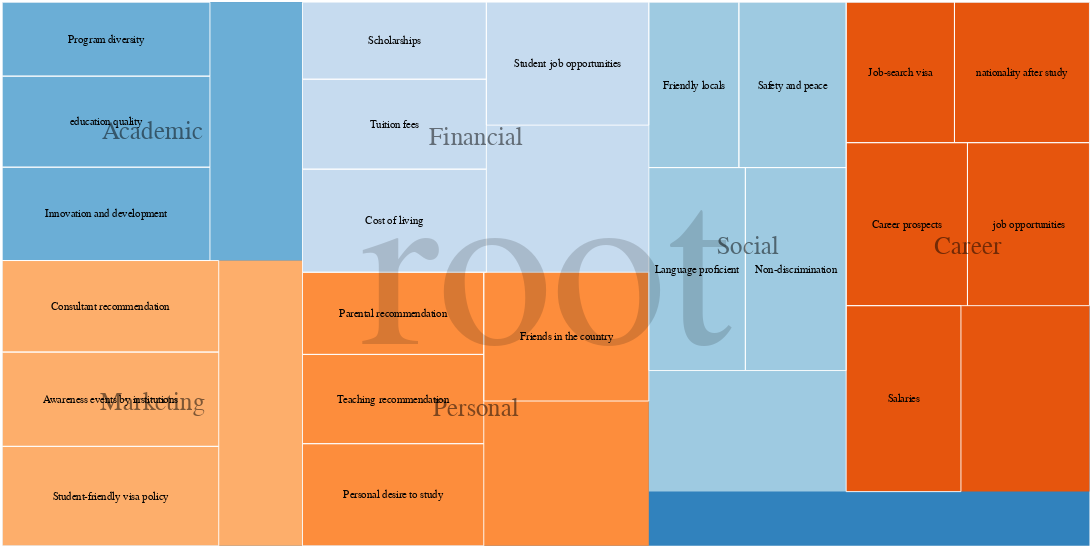

Vega-Lite specification for this chart:
### Vega specification from a JSON file in a GitHub repository (floating-point values rounded to 4 significant figures)
{"$schema": "https://vega.github.io/schema/vega/v5.json", "description": "Factors Affecting Students' Country Selection", "width": 1200, "height": 600, "padding": 2.5, "autosize": "none", "data": [{"name": "tree", "values": [{"id": "root", "parent": "", "value": 1, "x0": 0, "y0": 0, "x1": 1200, "y1": 600, "depth": 0, "children": 6}, {"id": "Academic", "parent": "root", "value": 1, "x0": 0, "y0": 0, "x1": 331.4, "y1": 285.1, "depth": 1, "children": 3}, {"id": "education quality", "parent": "Academic", "value": 0.791, "score": 0.791, "x0": 0, "y0": 81.56, "x1": 229.2, "y1": 182.0, "depth": 2, "children": 0}, {"id": "Innovation and development", "parent": "Academic", "value": 0.811, "score": 0.811, "x0": 0, "y0": 182.0, "x1": 229.2, "y1": 285.1, "depth": 2, "children": 0}, {"id": "Program diversity", "parent": "Academic", "value": 0.642, "score": 0.642, "x0": 0, "y0": 0, "x1": 229.2, "y1": 81.56, "depth": 2, "children": 0}, {"id": "Social", "parent": "root", "value": 1, "x0": 713.6, "y0": 0, "x1": 931.5, "y1": 540.1, "depth": 1, "children": 4}, {"id": "Non-discrimination", "parent": "Social", "value": 0.856, "score": 0.856, "x0": 820.2, "y0": 182.4, "x1": 931.5, "y1": 406.5, "depth": 2, "children": 0}, {"id": "Safety and peace", "parent": "Social", "value": 0.742, "score": 0.742, "x0": 813.0, "y0": 0, "x1": 931.5, "y1": 182.4, "depth": 2, "children": 0}, {"id": "Language proficient", "parent": "Social", "value": 0.82, "score": 0.82, "x0": 713.6, "y0": 182.4, "x1": 820.2, "y1": 406.5, "depth": 2, "children": 0}, {"id": "Friendly locals", "parent": "Social", "value": 0.623, "score": 0.623, "x0": 713.6, "y0": 0, "x1": 813.0, "y1": 182.4, "depth": 2, "children": 0}, {"id": "Financial", "parent": "root", "value": 1, "x0": 331.4, "y0": 0, "x1": 713.6, "y1": 298.0, "depth": 1, "children": 4}, {"id": "Cost of living", "parent": "Financial", "value": 0.793, "score": 0.793, "x0": 331.4, "y0": 184.2, "x1": 534.3, "y1": 298.0, "depth": 2, "children": 0}, {"id": "Student job opportunities", "parent": "Financial", "value": 0.835, "score": 0.835, "x0": 534.3, "y0": 0, "x1": 713.6, "y1": 135.6, "depth": 2, "children": 0}, {"id": "Tuition fees", "parent": "Financial", "value": 0.692, "score": 0.692, "x0": 331.4, "y0": 84.94, "x1": 534.3, "y1": 184.2, "depth": 2, "children": 0}, {"id": "Scholarships", "parent": "Financial", "value": 0.592, "score": 0.592, "x0": 331.4, "y0": 0, "x1": 534.3, "y1": 84.94, "depth": 2, "children": 0}, {"id": "Career", "parent": "root", "value": 1, "x0": 931.5, "y0": 0, "x1": 1200, "y1": 540.1, "depth": 1, "children": 5}, {"id": "job opportunities", "parent": "Career", "value": 0.832, "score": 0.832, "x0": 1065.0, "y0": 155.0, "x1": 1200, "y1": 334.9, "depth": 2, "children": 0}, {"id": "Salaries", "parent": "Career", "value": 0.893, "score": 0.893, "x0": 931.5, "y0": 334.9, "x1": 1058.0, "y1": 540.1, "depth": 2, "children": 0}, {"id": "Career prospects", "parent": "Career", "value": 0.827, "score": 0.827, "x0": 931.5, "y0": 155.0, "x1": 1065.0, "y1": 334.9, "depth": 2, "children": 0}, {"id": "Job-search visa", "parent": "Career", "value": 0.636, "score": 0.636, "x0": 931.5, "y0": 0, "x1": 1051.0, "y1": 155.0, "depth": 2, "children": 0}, {"id": "nationality after study", "parent": "Career", "value": 0.793, "score": 0.793, "x0": 1051.0, "y0": 0, "x1": 1200, "y1": 155.0, "depth": 2, "children": 0}, {"id": "Personal", "parent": "root", "value": 1, "x0": 331.4, "y0": 298.0, "x1": 713.6, "y1": 600, "depth": 1, "children": 4}, {"id": "Friends in the country", "parent": "Personal", "value": 0.889, "score": 0.889, "x0": 531.5, "y0": 298.0, "x1": 713.6, "y1": 440.1, "depth": 2, "children": 0}, {"id": "Teaching recommendation", "parent": "Personal", "value": 0.677, "score": 0.677, "x0": 331.4, "y0": 388.7, "x1": 531.5, "y1": 487.2, "depth": 2, "children": 0}, {"id": "Parental recommendation", "parent": "Personal", "value": 0.623, "score": 0.623, "x0": 331.4, "y0": 298.0, "x1": 531.5, "y1": 388.7, "depth": 2, "children": 0}, {"id": "Personal desire to study", "parent": "Personal", "value": 0.775, "score": 0.775, "x0": 331.4, "y0": 487.2, "x1": 531.5, "y1": 600, "depth": 2, "children": 0}, {"id": "Marketing", "parent": "root", "value": 1, "x0": 0, "y0": 285.1, "x1": 331.4, "y1": 600, "depth": 1, "children": 3}, {"id": "Student-friendly visa policy", "parent": "Marketing", "value": 0.901, "score": 0.901, "x0": 0, "y0": 490.2, "x1": 238.9, "y1": 600.0, "depth": 2, "children": 0}, {"id": "Consultant recommendation", "parent": "Marketing", "value": 0.829, "score": 0.829, "x0": 0, "y0": 285.1, "x1": 238.9, "y1": 386.1, "depth": 2, "children": 0}, {"id": "Awareness events by institutions", "parent": "Marketing", "value": 0.854, "score": 0.854, "x0": 0, "y0": 386.1, "x1": 238.9, "y1": 490.2, "depth": 2, "children": 0}], "transform": [{"type": "stratify", "key": "id", "parentKey": "parent"}, {"type": "treemap", "field": "value", "sort": {"field": "value"}, "size": [{"signal": "width"}, {"signal": "height"}]}]}, {"name": "nodes", "source": "tree", "transform": [{"type": "filter", "expr": "datum.children"}]}, {"name": "leaves", "source": "tree", "transform": [{"type": "filter", "expr": "!datum.children"}]}], "scales": [{"name": "color", "type": "ordinal", "domain": {"data": "nodes", "field": "id"}, "range": ["#3182bd", "#6baed6", "#9ecae1", "#c6dbef", "#e6550d", "#fd8d3c", "#fdae6b", "#fdd0a2", "#31a354", "#74c476", "#a1d99b", "#c7e9c0", "#756bb1", "#9e9ac8", "#bcbddc", "#dadaeb", "#636363", "#969696", "#bdbdbd", "#d9d9d9"]}, {"name": "size", "type": "ordinal", "domain": [0, 1, 2, 3], "range": [256, 28, 20, 14]}, {"name": "opacity", "type": "ordinal", "domain": [0, 1, 2, 3], "range": [0.15, 0.5, 0.8, 1]}], "marks": [{"type": "rect", "from": {"data": "nodes"}, "interactive": false, "encode": {"enter": {"fill": {"scale": "color", "field": "id"}}, "update": {"x": {"field": "x0"}, "y": {"field": "y0"}, "x2": {"field": "x1"}, "y2": {"field": "y1"}}}}, {"type": "rect", "from": {"data": "leaves"}, "encode": {"enter": {"stroke": {"value": "#fff"}}, "update": {"x": {"field": "x0"}, "y": {"field": "y0"}, "x2": {"field": "x1"}, "y2": {"field": "y1"}, "fill": {"value": "transparent"}}, "hover": {"fill": {"value": "red"}}}}, {"type": "text", "from": {"data": "nodes"}, "interactive": false, "encode": {"enter": {"font": {"value": "Helvetica Neue, Arial"}, "align": {"value": "center"}, "baseline": {"value": "middle"}, "fill": {"value": "#000"}, "text": {"field": "id"}, "fontSize": {"scale": "size", "field": "depth"}, "fillOpacity": {"scale": "opacity", "field": "depth"}}, "update": {"x": {"signal": "0.5 * (datum.x0 + datum.x1)"}, "y": {"signal": "0.5 * (datum.y0 + datum.y1)"}}}}, {"type": "text", "from": {"data": "leaves"}, "encode": {"enter": {"font": {"value": "Helvetica Neue, Arial"}, "align": {"value": "center"}, "baseline": {"value": "middle"}, "fill": {"value": "#000"}, "text": {"field": "id"}, "fontSize": {"value": 12}, "fillOpacity": {"value": 1}}, "update": {"x": {"signal": "0.5 * (datum.x0 + datum.x1)"}, "y": {"signal": "0.5 * (datum.y0 + datum.y1)"}}}}, {"type": "rect", "from": {"data": "leaves"}, "encode": {"enter": {"fill": {"value": "transparent"}}, "update": {"fill": {"value": "transparent"}}, "hover": {"fill": {"value": "transparent"}}}}, {"type": "text", "from": {"data": "leaves"}, "encode": {"enter": {"text": {"signal": "datum.score"}, "fill": {"value": "black"}, "baseline": {"value": "middle"}, "align": {"value": "center"}, "fontSize": {"value": 12}, "fillOpacity": {"value": 1}, "tooltip": {"signal": "{'Loading Score': format(datum.score, '.3f')}"}}, "update": {"x": {"signal": "0.5 * (datum.x0 + datum.x1)"}, "y": {"signal": "0.5 * (datum.y0 + datum.y1)"}, "fillOpacity": {"value": 0}, "tooltip": {"signal": "{'Loading Score': format(datum.score, '.3f')}"}}, "hover": {"fillOpacity": {"value": 1}}}}], "config": {}}
